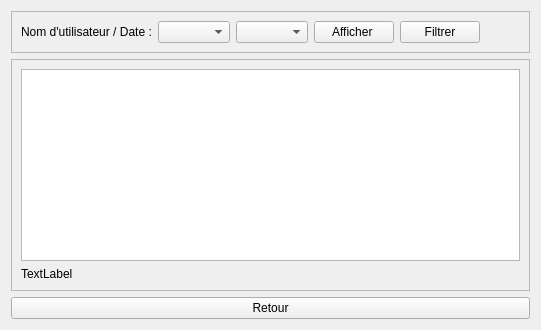
                    <widget class="QWidget" name="dbPageInfo">
                     <layout class="QVBoxLayout" name="verticalLayout_34">
                      <item alignment="Qt::AlignTop">
                       <widget class="QFrame" name="frame_11">
                        <property name="frameShape">
                         <enum>QFrame::StyledPanel</enum>
                        </property>
                        <property name="frameShadow">
                         <enum>QFrame::Raised</enum>
                        </property>
                        <layout class="QHBoxLayout" name="horizontalLayout_9">
                         <item>
                          <widget class="QLabel" name="label_35">
                           <property name="text">
                            <string>Nom d'utilisateur / Date :</string>
                           </property>
                          </widget>
                         </item>
                         <item>
                          <widget class="QComboBox" name="usersCombo"/>
                         </item>
                         <item>
                          <widget class="QComboBox" name="dateCombo"/>
                         </item>
                         <item>
                          <widget class="QPushButton" name="displayMoreInfoBtn">
                           <property name="text">
                            <string>Afficher </string>
                           </property>
                          </widget>
                         </item>
                         <item>
                          <widget class="QPushButton" name="fiterInfoTableBtn">
                           <property name="text">
                            <string>  Filtrer  </string>
                           </property>
                          </widget>
                         </item>
                         <item>
                          <spacer name="horizontalSpacer">
                           <property name="orientation">
                            <enum>Qt::Horizontal</enum>
                           </property>
                           <property name="sizeHint" stdset="0">
                            <size>
                             <width>40</width>
                             <height>20</height>
                            </size>
                           </property>
                          </spacer>
                         </item>
                        </layout>
                       </widget>
                      </item>
                      <item>
                       <widget class="QFrame" name="frame_10">
                        <property name="sizePolicy">
                         <sizepolicy hsizetype="Expanding" vsizetype="Expanding">
                          <horstretch>0</horstretch>
                          <verstretch>0</verstretch>
                         </sizepolicy>
                        </property>
                        <property name="styleSheet">
                         <string notr="true"/>
                        </property>
                        <property name="frameShape">
                         <enum>QFrame::StyledPanel</enum>
                        </property>
                        <property name="frameShadow">
                         <enum>QFrame::Raised</enum>
                        </property>
                        <layout class="QVBoxLayout" name="verticalLayout_35">
                         <item>
                          <widget class="QTableWidget" name="moreInfoTable">
                           <property name="styleSheet">
                            <string notr="true">QHeaderView{ 
	background-color: #000000 ; color: black; 
} 

:hover{
	border-left : 1px solid #1c3d70;
	border-right : 1px solid #1c3d70;
	border-bottom : 1px solid #1c3d70;}</string>
                           </property>
                          </widget>
                         </item>
                         <item>
                          <widget class="QLabel" name="moreInfoLab">
                           <property name="text">
                            <string>TextLabel</string>
                           </property>
                          </widget>
                         </item>
                        </layout>
                       </widget>
                      </item>
                      <item>
                       <widget class="QPushButton" name="backToTableBtn">
                        <property name="text">
                         <string>Retour</string>
                        </property>
                       </widget>
                      </item>
                     </layout>
                    </widget>
